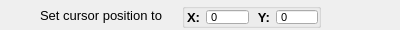
<?xml version="1.0" encoding="UTF-8"?>
<ui version="4.0">
 <class>SetCursorPosCmdWidget</class>
 <widget class="QWidget" name="SetCursorPosCmdWidget">
  <property name="geometry">
   <rect>
    <x>0</x>
    <y>0</y>
    <width>400</width>
    <height>30</height>
   </rect>
  </property>
  <property name="minimumSize">
   <size>
    <width>400</width>
    <height>30</height>
   </size>
  </property>
  <property name="maximumSize">
   <size>
    <width>400</width>
    <height>30</height>
   </size>
  </property>
  <property name="mouseTracking">
   <bool>false</bool>
  </property>
  <property name="windowTitle">
   <string>SetCursorPosCmdWidget</string>
  </property>
  <widget class="QWidget" name="layoutWidget">
   <property name="geometry">
    <rect>
     <x>0</x>
     <y>2</y>
     <width>321</width>
     <height>27</height>
    </rect>
   </property>
   <layout class="QHBoxLayout" name="horizontalLayout_2">
    <property name="spacing">
     <number>3</number>
    </property>
    <item>
     <spacer name="horizontalSpacer">
      <property name="orientation">
       <enum>Qt::Horizontal</enum>
      </property>
      <property name="sizeType">
       <enum>QSizePolicy::Fixed</enum>
      </property>
      <property name="sizeHint" stdset="0">
       <size>
        <width>40</width>
        <height>20</height>
       </size>
      </property>
     </spacer>
    </item>
    <item>
     <widget class="QLabel" name="setCursorPosLabel">
      <property name="minimumSize">
       <size>
        <width>120</width>
        <height>0</height>
       </size>
      </property>
      <property name="font">
       <font>
        <pointsize>10</pointsize>
       </font>
      </property>
      <property name="text">
       <string>Set cursor position to</string>
      </property>
      <property name="alignment">
       <set>Qt::AlignLeading|Qt::AlignLeft|Qt::AlignVCenter</set>
      </property>
     </widget>
    </item>
    <item>
     <widget class="QGroupBox" name="coordGroupBox">
      <property name="minimumSize">
       <size>
        <width>100</width>
        <height>25</height>
       </size>
      </property>
      <property name="maximumSize">
       <size>
        <width>16777215</width>
        <height>25</height>
       </size>
      </property>
      <property name="mouseTracking">
       <bool>true</bool>
      </property>
      <property name="title">
       <string/>
      </property>
      <property name="alignment">
       <set>Qt::AlignCenter</set>
      </property>
      <layout class="QHBoxLayout" name="horizontalLayout">
       <property name="leftMargin">
        <number>0</number>
       </property>
       <property name="topMargin">
        <number>0</number>
       </property>
       <property name="rightMargin">
        <number>0</number>
       </property>
       <property name="bottomMargin">
        <number>0</number>
       </property>
       <item>
        <layout class="QHBoxLayout" name="hLayoutX">
         <item>
          <widget class="QLabel" name="xLabel">
           <property name="minimumSize">
            <size>
             <width>0</width>
             <height>0</height>
            </size>
           </property>
           <property name="maximumSize">
            <size>
             <width>15</width>
             <height>20</height>
            </size>
           </property>
           <property name="font">
            <font>
             <pointsize>10</pointsize>
             <weight>75</weight>
             <bold>true</bold>
            </font>
           </property>
           <property name="lineWidth">
            <number>1</number>
           </property>
           <property name="text">
            <string>X:</string>
           </property>
           <property name="alignment">
            <set>Qt::AlignRight|Qt::AlignTrailing|Qt::AlignVCenter</set>
           </property>
           <property name="textInteractionFlags">
            <set>Qt::NoTextInteraction</set>
           </property>
          </widget>
         </item>
         <item>
          <widget class="QSpinBox" name="xCoord">
           <property name="font">
            <font>
             <pointsize>8</pointsize>
            </font>
           </property>
           <property name="buttonSymbols">
            <enum>QAbstractSpinBox::NoButtons</enum>
           </property>
           <property name="maximum">
            <number>2000</number>
           </property>
          </widget>
         </item>
        </layout>
       </item>
       <item>
        <layout class="QHBoxLayout" name="hLayoutY">
         <item>
          <widget class="QLabel" name="yLabel">
           <property name="maximumSize">
            <size>
             <width>15</width>
             <height>20</height>
            </size>
           </property>
           <property name="font">
            <font>
             <pointsize>10</pointsize>
             <weight>75</weight>
             <bold>true</bold>
            </font>
           </property>
           <property name="text">
            <string>Y:</string>
           </property>
           <property name="alignment">
            <set>Qt::AlignRight|Qt::AlignTrailing|Qt::AlignVCenter</set>
           </property>
           <property name="textInteractionFlags">
            <set>Qt::NoTextInteraction</set>
           </property>
          </widget>
         </item>
         <item>
          <widget class="QSpinBox" name="yCoord">
           <property name="font">
            <font>
             <pointsize>8</pointsize>
            </font>
           </property>
           <property name="buttonSymbols">
            <enum>QAbstractSpinBox::NoButtons</enum>
           </property>
           <property name="maximum">
            <number>2000</number>
           </property>
          </widget>
         </item>
        </layout>
       </item>
      </layout>
     </widget>
    </item>
   </layout>
  </widget>
 </widget>
 <resources/>
 <connections/>
 <designerdata>
  <property name="gridDeltaX">
   <number>5</number>
  </property>
  <property name="gridDeltaY">
   <number>5</number>
  </property>
  <property name="gridSnapX">
   <bool>true</bool>
  </property>
  <property name="gridSnapY">
   <bool>true</bool>
  </property>
  <property name="gridVisible">
   <bool>true</bool>
  </property>
 </designerdata>
</ui>
